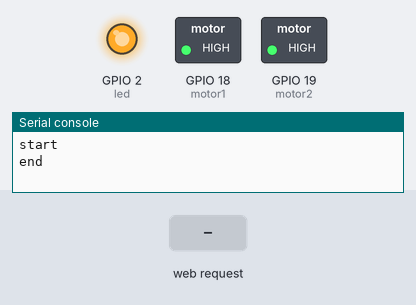
Simulated run of this program. Board: ESP32 board running MicroPython. Shown: switched loads named in the program (green lamp = pin HIGH), output pins drawn as LEDs (lit = HIGH), the last lines printed to the serial console. The inputs (shaded band) are chosen by the test bench. WiFi joins after 1.5 s.

Above: at 2.7 s.
2.8 s: HTTP request GET /?car=left received
At 3.4 s:
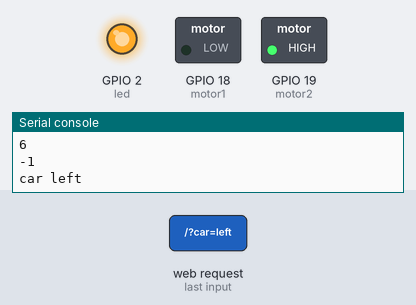
4.3 s: HTTP request GET /?car=right received
At 4.6 s:
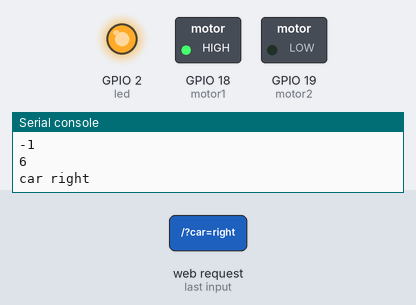
5.8 s: HTTP request GET /?car=forward received
At 6.9 s:
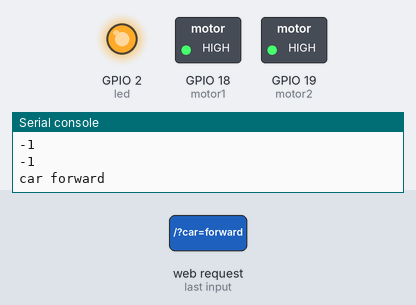
Timing chart, 0 to 8.8 s (numbered marks = the images above; inputs shaded):
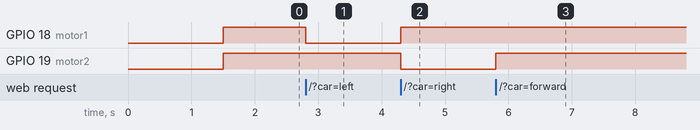

Measured:
- after the input at 2.8 s, GPIO 18 (motor1): HIGH → LOW at once
- after the input at 4.3 s, GPIO 18 (motor1): LOW → HIGH at once; GPIO 19 (motor2): HIGH → LOW at once
- after the input at 5.8 s, GPIO 19 (motor2): LOW → HIGH at once

The program:

main.py
```python
print('start')
import socket
def web_page():
    if led.value() == 1:
        gpio_state = 'ON'
    else:
        gpio_state = 'OFF'

    html = """
        <html>
        <head>
            <title>
                pgg ngenngen
            </title>
            <meta name="viewport" content="width=device-width, initial-scale=1">
          <link rel="icon" href="data:,">
        </head>
          <body>
              <h1>pgg ngenngen</h1>
          <p>GPIO state: """ + gpio_state + """</p>
          <p><a href="/?car=forward"><button>F</button></a></p>
          <p><a href="/?car=left"><button>L</button></a></p>
          <p><a href="/?car=right"><button>R</button></a></p>
          </body>
    </html>"""
    return html
s = socket.socket(socket.AF_INET, socket.SOCK_STREAM)
s.bind(('', 80))
s.listen(5)

print('end')
while True:
    conn, addr = s.accept()
    print('Got a connection from %s' %str(addr))
    request = conn.recv(1024)
    request = str(request)
    print ('Content = %s' %request)
    car_forward =  request.find('/?car=forward')
    car_left = request.find('/?car=left')
    car_right = request.find('/?car=right')
    print(car_forward)
    print(car_left)
    print(car_right)
    if car_forward == 6:
        print('car forward')
        motor1.value(1)
        motor2.value(1)
    if car_left == 6:
        print('car left')
        motor1.value(0)
        motor2.value(1)
    if car_right == 6:
        print('car right')
        motor1.value(1)
        motor2.value(0)
    response = web_page()
    conn.send('HTTP/1.1 200 OK\n')
    conn.send('Content-Type: text/html\n')
    conn.send('Connection: close\n\n')
    conn.sendall(response)
    conn.close()
```

boot.py
```python
try:
    import usocket as socket
except:
    import socket

from machine import Pin
import network
import esp
esp.osdebug(None)

import gc
gc.collect()

ssid = 'pgg277'
password = '0996296279'

station = network.WLAN(network.STA_IF)

station.active(True)
station.connect(ssid, password)

while station.isconnected() == False:
    pass

print('Connection successful')
print(station.ifconfig())

led = Pin(2, Pin.OUT)
led.value(1)
motor1= Pin(18, Pin.OUT)
motor2= Pin(19, Pin.OUT)
motor1.value(1)
motor2.value(1)
```
